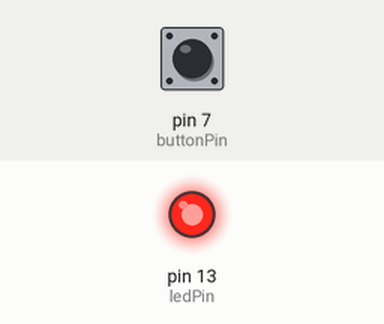
Recording of a sketch running on a simulated Arduino Uno, built with avr-gcc and run on an emulated ATmega328P. Shown: output pins drawn as LEDs (lit = HIGH). The test bench sets the inputs (shaded band); at power-on: pin 7 (buttonPin) HIGH.

Above: at 1.2 s.
1.3 s: pin 7 (buttonPin) pulled LOW for 0.15 s
At 1.37 s:
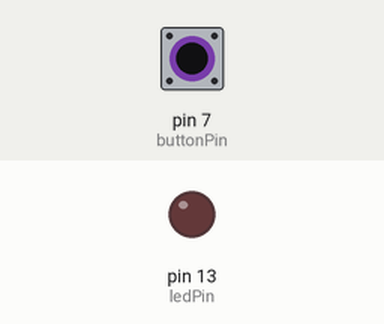
2.9 s: pin 7 (buttonPin) pulled LOW for 3.2 s
At 7.0 s:
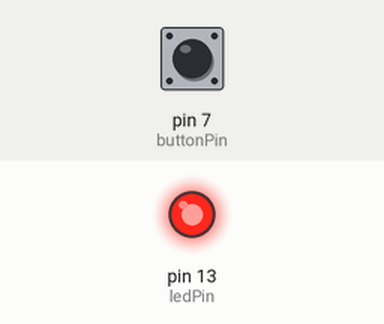
Timing chart, 0 to 8.5 s (numbered marks = the images above; inputs shaded):
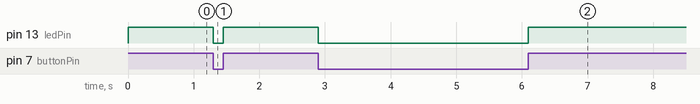

The sketch:

sketch.ino
```cpp
const int buttonPin = 7;
const int ledPin = 13;
int buttonState = false;
void setup() {
  pinMode(ledPin, OUTPUT);
  pinMode(buttonPin, INPUT);
}
void loop() {
  buttonState = digitalRead(buttonPin);
  if (buttonState == HIGH) {
    digitalWrite(ledPin, HIGH);
  } else {
    digitalWrite(ledPin, LOW);
  }
}
```

Measured:
- after the input at 1.3 s, pin 13 (ledPin): HIGH → LOW at once, → HIGH 0.15 s later
- after the input at 2.9 s, pin 13 (ledPin): HIGH → LOW at once, → HIGH 3.2 s later
